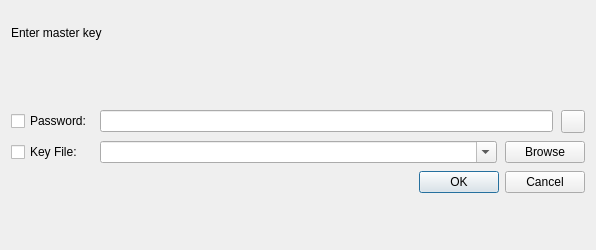
<?xml version="1.0" encoding="UTF-8"?>
<ui version="4.0">
 <class>DatabaseOpenWidget</class>
 <widget class="QWidget" name="DatabaseOpenWidget">
  <property name="geometry">
   <rect>
    <x>0</x>
    <y>0</y>
    <width>596</width>
    <height>250</height>
   </rect>
  </property>
  <layout class="QVBoxLayout" name="verticalLayout" stretch="1,0,0,0,1,0,0,3">
   <property name="spacing">
    <number>8</number>
   </property>
   <item>
    <spacer name="verticalSpacer_2">
     <property name="orientation">
      <enum>Qt::Vertical</enum>
     </property>
     <property name="sizeHint" stdset="0">
      <size>
       <width>20</width>
       <height>40</height>
      </size>
     </property>
    </spacer>
   </item>
   <item>
    <widget class="QLabel" name="labelHeadline">
     <property name="text">
      <string>Enter master key</string>
     </property>
    </widget>
   </item>
   <item>
    <widget class="QLabel" name="labelFilename"/>
   </item>
   <item>
    <widget class="QLabel" name="labelFileModified">
     <property name="font">
      <font>
       <pointsize>11</pointsize>
      </font>
     </property>
     <property name="text">
      <string/>
     </property>
    </widget>
   </item>
   <item>
    <spacer name="verticalSpacer_3">
     <property name="orientation">
      <enum>Qt::Vertical</enum>
     </property>
     <property name="sizeHint" stdset="0">
      <size>
       <width>20</width>
       <height>40</height>
      </size>
     </property>
    </spacer>
   </item>
   <item>
    <layout class="QGridLayout" name="gridLayout">
     <property name="verticalSpacing">
      <number>8</number>
     </property>
     <item row="1" column="0">
      <widget class="QCheckBox" name="checkKeyFile">
       <property name="text">
        <string>Key File:</string>
       </property>
      </widget>
     </item>
     <item row="0" column="0">
      <widget class="QCheckBox" name="checkPassword">
       <property name="text">
        <string>Password:</string>
       </property>
      </widget>
     </item>
     <item row="0" column="1">
      <layout class="QHBoxLayout" name="horizontalLayout">
       <item>
        <widget class="PasswordEdit" name="editPassword">
         <property name="echoMode">
          <enum>QLineEdit::Password</enum>
         </property>
        </widget>
       </item>
       <item>
        <widget class="QToolButton" name="buttonTogglePassword">
         <property name="checkable">
          <bool>true</bool>
         </property>
        </widget>
       </item>
      </layout>
     </item>
     <item row="1" column="1">
      <layout class="QHBoxLayout" name="horizontalLayout_2">
       <item>
        <widget class="QComboBox" name="comboKeyFile">
         <property name="sizePolicy">
          <sizepolicy hsizetype="Expanding" vsizetype="Fixed">
           <horstretch>0</horstretch>
           <verstretch>0</verstretch>
          </sizepolicy>
         </property>
         <property name="editable">
          <bool>true</bool>
         </property>
        </widget>
       </item>
       <item>
        <widget class="QPushButton" name="buttonBrowseFile">
         <property name="text">
          <string>Browse</string>
         </property>
        </widget>
       </item>
      </layout>
     </item>
    </layout>
   </item>
   <item>
    <widget class="QDialogButtonBox" name="buttonBox">
     <property name="orientation">
      <enum>Qt::Horizontal</enum>
     </property>
     <property name="standardButtons">
      <set>QDialogButtonBox::Cancel|QDialogButtonBox::Ok</set>
     </property>
    </widget>
   </item>
   <item>
    <spacer name="verticalSpacer">
     <property name="orientation">
      <enum>Qt::Vertical</enum>
     </property>
     <property name="sizeHint" stdset="0">
      <size>
       <width>20</width>
       <height>40</height>
      </size>
     </property>
    </spacer>
   </item>
  </layout>
 </widget>
 <customwidgets>
  <customwidget>
   <class>PasswordEdit</class>
   <extends>QLineEdit</extends>
   <header>gui/PasswordEdit.h</header>
  </customwidget>
 </customwidgets>
 <tabstops>
  <tabstop>checkPassword</tabstop>
  <tabstop>editPassword</tabstop>
  <tabstop>buttonTogglePassword</tabstop>
  <tabstop>checkKeyFile</tabstop>
  <tabstop>comboKeyFile</tabstop>
  <tabstop>buttonBrowseFile</tabstop>
  <tabstop>buttonBox</tabstop>
 </tabstops>
 <resources/>
 <connections/>
</ui>
